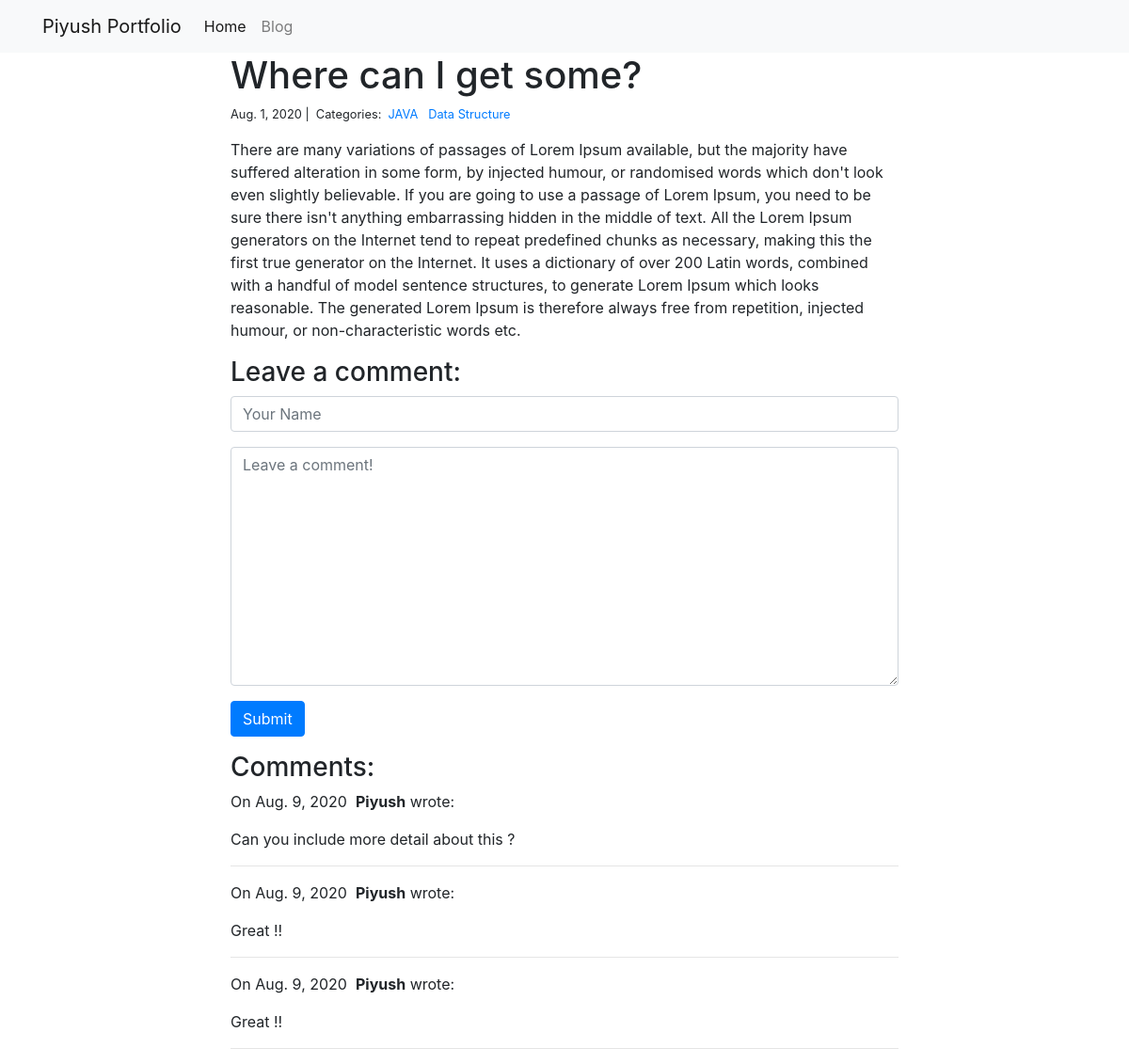
The app's page /blog/4/ with its own data.
### blog/models.py (models this page shows)
class Post(models.Model):
    title = models.CharField(max_length=255)
    body = models.TextField()
    created_on = models.DateTimeField(auto_now_add=True)
    last_modified = models.DateTimeField(auto_now=True)
    categories = models.ManyToManyField('Category', related_name='posts')

class Category(models.Model):
    name = models.CharField(max_length=20)

class Comment(models.Model):
    author = models.CharField(max_length=60)
    body = models.TextField()
    created_on = models.DateTimeField(auto_now_add=True)
    post = models.ForeignKey('Post', on_delete=models.CASCADE)

### blog/views.py (the view, shortened to what this page needs)
# urls.py: path("<int:pk>/", views.blog_detail, name="blog_detail"),
def blog_detail(request, pk):
    post = Post.objects.get(pk=pk)
    form = CommentForm()
    comments = Comment.objects.filter(post=post)
    context = {
        'post': post,
        'comments': comments,
        "form": form
    }
    return render(request, 'blog_detail.html', context)

### blog/forms.py
class CommentForm(forms.Form):
    author = forms.CharField(
        max_length=60,
        widget=forms.TextInput(
            attrs={
                "class": "form-control",
                "placeholder": 'Your Name'
            }
        )
    )
    body = forms.CharField(widget=forms.Textarea(
        attrs={
            "class": "form-control",
            "placeholder": "Leave a comment!"
        }
    ))

### blog/templates/blog_detail.html (shortened to what this page needs)
{% extends "base.html" %}
{% block page_content %}
<div class="col-md-8 offset-md-2">
    <h1>{{ post.title }}</h1>
    <small>
        {{ post.created_on.date }} |&nbsp;
        Categories:&nbsp;
        {% for category in post.categories.all %}
        <a href="{% url 'blog_category' category.name %}">
            {{ category.name }}
        </a>&nbsp;
        {% endfor %}
    </small>
    <p>{{ post.body | linebreaks }}</p>
    <h3>Leave a comment:</h3>
    <form action="/blog/{{ post.pk }}/" method="post">
        <div class="form-group">
            {{ form.author }}
        </div>
        <div class="form-group">
            {{ form.body }}
        </div>
        <button type="submit" class="btn btn-primary">Submit</button>
    </form>
    <h3>Comments:</h3>
    {% for comment in comments %}
    <p>
        On {{comment.created_on.date }}&nbsp;
        <b>{{ comment.author }}</b> wrote:
    </p>
    <p>{{ comment.body }}</p>
    <hr>
    {% endfor %}
</div>
{% endblock %}

### personal_portfolio/templates/base.html (shortened to what this page needs)
<link rel="stylesheet" href="https://stackpath.bootstrapcdn.com/bootstrap/4.1.3/css/bootstrap.min.css">
<nav class="navbar navbar-expand-lg navbar-light bg-light">
    <div class="container">
        <a class="navbar-brand" href="{% url 'project_index' %}">Piyush Portfolio</a>
        <div class="collapse navbar-collapse" id="navbarSupportedContent">
          <ul class="navbar-nav mr-auto">
            <li class="nav-item active">
              <a class="nav-link" href="{% url 'project_index' %}">Home</a>
            </li>
            <li class="nav-item">
              <a class="nav-link" href="{% url 'blog_index' %}">Blog</a>
            </li>
          </ul>
        </div>
    </div>
</nav>
<div class="container">
    {% block page_content %}{% endblock %}
</div>

### records on screen
Post: title "Where can I get some?", created_on "Aug. 1, 2020", body "There are many variations of passages of Lorem Ipsum available, but the majority have suffered alteration in some form, by injected humour, or randomised words which don't look even slightly believable. If you are going to use a passage of Lorem Ipsum, you need to be sure there isn't anything embarrassing hidden in the middle of text. All the Lorem Ipsum generators on the Internet tend to repeat predefined chunks as necessary, making this the first true generator on the Internet. It uses a dictionary of over 200 Latin words, combined with a handful of model sentence structures, to generate Lorem Ipsum which looks reasonable. The generated Lorem Ipsum is therefore always free from…"
Category: name "JAVA"
Category: name "Data Structure"
Comment: created_on "Aug. 9, 2020", author "Piyush", body "Can you include more detail about this ?"
Comment: created_on "Aug. 9, 2020", author "Piyush", body "Great !!"
Comment: created_on "Aug. 9, 2020", author "Piyush", body "Great !!"
